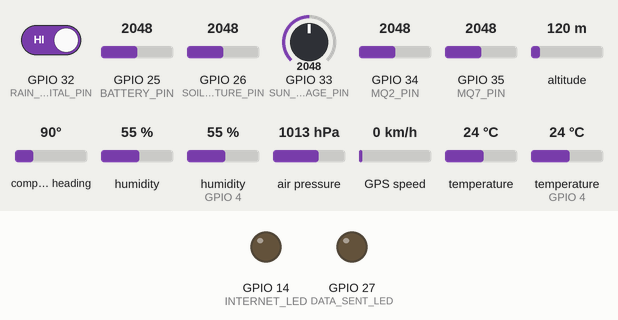
Bench run of a sketch on a simulated ESP32. Shown: output pins drawn as LEDs (lit = HIGH). Dashed ring = blinking. The test bench sets the inputs (shaded band); at power-on: altitude 120 m, GPIO 32 (RAIN_DIGITAL_PIN) HIGH, GPIO 25 (BATTERY_PIN) = 2048, GPIO 26 (SOIL_MOISTURE_PIN) = 2048, GPIO 33 (SUN_VOLTAGE_PIN) = 2048, GPIO 34 (MQ2_PIN) = 2048, GPIO 35 (MQ7_PIN) = 2048, compass heading 90°, humidity 55 %, humidity (sensor on GPIO 4) 55 %, air pressure 1013 hPa, GPS speed 0 km/h, temperature 24 °C, temperature (sensor on GPIO 4) 24 °C (analog values on the 0–4095 scale). WiFi joins after 1.5 s; servers stay silent unless stated; uploads are accepted with an empty reply; the local clock reads 2024-03-15 10:24:30 at power-on unless the sketch sets it; storage starts empty; random numbers use the default seed unless the sketch sets one; the GPS gets a fix after 3 s at 37.7749, -122.4194 with 8 satellites; what the sketch prints to the serial monitor is not drawn.

Above: at 0.1 s.
At 4.7 s:
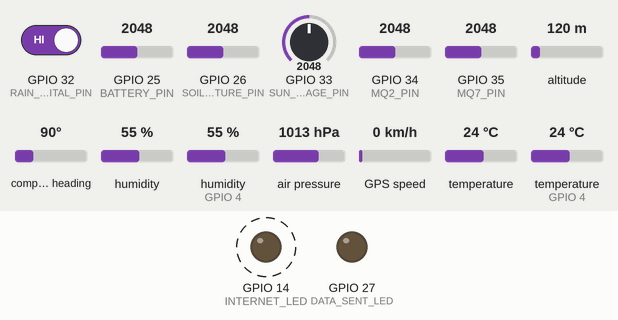
4.8 s: altitude set to 500 m
At 10.43 s:
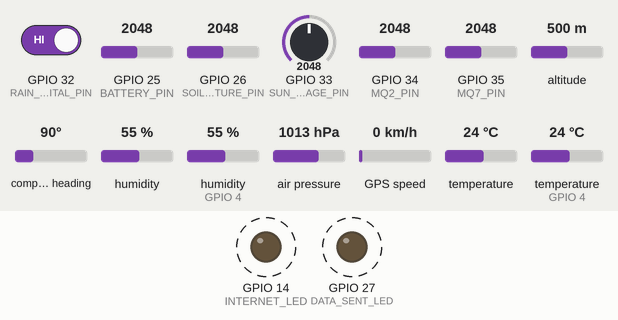
10.8 s: GPIO 32 (RAIN_DIGITAL_PIN) driven LOW
Timing chart, 0 to 22.8 s (numbered marks = the images above; inputs shaded):
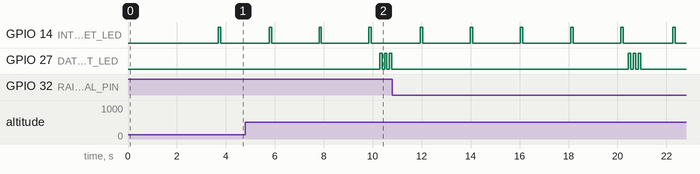

Measured:
- by itself, GPIO 14 (INTERNET_LED): alternates HIGH for 0.10 s and LOW for 1.9 s

The sketch:

GAIA_NEW.ino
```cpp
#include <Wire.h>
#include <Adafruit_Sensor.h>
#include <Adafruit_BME280.h>
#include <RTClib.h>
#include <TinyGPS++.h>
#include <HardwareSerial.h>
#include <DHT.h>
#include <SD.h>
#include <SPI.h>
#include <WiFi.h>
#include <HTTPClient.h>

// Sensor Configuration
Adafruit_BME280 bme;
RTC_DS3231 rtc;

#define DHTPIN 4
#define DHTTYPE DHT22
DHT dht(DHTPIN, DHTTYPE);

#define GPS_RX 16
#define GPS_TX 17
HardwareSerial gpsSerial(1);
TinyGPSPlus gps;

#define MQ2_PIN 34
#define MQ7_PIN 35
#define SUN_VOLTAGE_PIN 33
#define BATTERY_PIN 25
#define SOIL_MOISTURE_PIN 26
#define RAIN_DIGITAL_PIN 32

#define SD_CS 5
File dataFile;

#define SEALEVELPRESSURE_HPA (1013.25)
#define ADC_REF 3.3f
#define BATTERY_MAX_VOLTAGE 4.2f
#define BATTERY_MIN_VOLTAGE 3.0f

// Voltage Divider for Sunlight Sensor
#define R1 10000.0f
#define R2 10000.0f

#define INTERNET_LED 14
#define DATA_SENT_LED 27

// MQ Sensor Configuration
#define MQ_SAMPLES 10
#define MQ_BASELINE_TIME 5000
#define MQ2_RO_CLEAN_AIR 9.83
#define MQ7_RO_CLEAR_AIR 27.0
#define MQ2_RL 10.0
#define MQ7_RL 10.0

float temperature = 0, humidity = 0;
float mq2Baseline = 0.0, mq7Baseline = 0.0;
unsigned long lastSendTime = 0;
unsigned long lastLEDTime = 0;

const char* ssid = "Ceejay";
const char* password = "nopassword";

void setup() {
  Serial.begin(115200);
  Wire.begin(21, 22);
  analogReadResolution(12);
  analogSetAttenuation(ADC_11db);

  pinMode(INTERNET_LED, OUTPUT);
  pinMode(DATA_SENT_LED, OUTPUT);

  if (!rtc.begin()) {
    Serial.println("Couldn't find RTC");
    while (1);
  }

  initializeSensors();
  initializeSDCard();
  calibrateMQSensors();

  Serial.print("Connecting to WiFi...");
  WiFi.begin(ssid, password);
  while (WiFi.status() != WL_CONNECTED) {
    digitalWrite(INTERNET_LED, LOW);
    delay(500);
    Serial.print(".");
  }
  Serial.println(" Connected to WiFi.");
}

void loop() {
  while (gpsSerial.available()) {
    char c = gpsSerial.read();
    Serial.write(c);
    gps.encode(c);
    float latitude = gps.location.lat();
    float longitude = gps.location.lng();
  }

  DateTime now = rtc.now();

  // Read and average sensor values
  float bmeTemp = bme.readTemperature();
  float dhtTemp = dht.readTemperature();
  float bmeHum = bme.readHumidity();
  float dhtHum = dht.readHumidity();

  temperature = (bmeTemp + dhtTemp) / 2.0;
  humidity = (bmeHum + dhtHum) / 2.0;
  float atm_pressure = bme.readPressure() / 100.0F;

  // Calculate derived values
  float specificHumidity = computeSpecificHumidity(temperature, humidity, atm_pressure);
  float heat_index = dht.computeHeatIndex(temperature, humidity, false);
  float enthalpy = (1.006 * temperature) + (specificHumidity * (2501.0 + 1.86 * temperature));
  float dew_point = computeDewPoint(temperature, humidity);

  // Read environmental sensors
  int soilVal = analogRead(SOIL_MOISTURE_PIN);
  float soil_moisture = map(soilVal, 0, 4095, 0, 100);

  // Sun intensity
  int rawSun = analogRead(SUN_VOLTAGE_PIN);
  float vin = (rawSun * ADC_REF) / 4095.0;
  float vout = vin * ((R1 + R2) / R2);
  float sunlight_intensity = (vout / 7.0) * 100.0;

  // Read and calculate battery percentage
  int adcValue = 0;
  for(int i=0; i<10; i++) {
    adcValue += analogRead(BATTERY_PIN);
    delay(2);
  }
  adcValue /= 10;
  float voltage = (adcValue * 3.3 / 4095.0) * 2 * 1.02;
  float batteryPercent = getBatteryPercent(voltage);

  // Read and process MQ sensors
  float mq2Raw = smoothAnalogRead(MQ2_PIN, 5);
  float mq7Raw = smoothAnalogRead(MQ7_PIN, 5);
  float mq2PPM = mq2ToPPM(mq2Raw);
  float mq7PPM = mq7ToPPM(mq7Raw);

  bool raining = digitalRead(RAIN_DIGITAL_PIN) == LOW;

  // Simulated wind data
  float wind_speed = random(0, 10) / 2.5;
  int wind_direction = random(0, 360);

  // Timestamp
  char timestamp[16];
  sprintf(timestamp, "%02d:%02d:%02d", now.hour(), now.minute(), now.second());

  // Debug output
  static unsigned long lastDebug = 0;
  if (millis() - lastDebug >= 5000) {
    printSensorData(timestamp, temperature, humidity, atm_pressure, specificHumidity,
                   heat_index, enthalpy, dew_point, soil_moisture, sunlight_intensity,
                   batteryPercent, mq2PPM, mq7PPM, raining, gps.location.lat(), gps.location.lng(),
                   wind_speed, wind_direction);
    lastDebug = millis();
  }

  // LED heartbeat
  unsigned long currentMillis = millis();
  if (currentMillis - lastLEDTime >= 2000) {
    digitalWrite(INTERNET_LED, HIGH);
    delay(100);
    digitalWrite(INTERNET_LED, LOW);
    lastLEDTime = currentMillis;
  }

  // Data transmission
  if (currentMillis - lastSendTime >= 10000) {
    saveToSD(timestamp, temperature, humidity, atm_pressure, heat_index, enthalpy,
             dew_point, soil_moisture, sunlight_intensity, mq2PPM, mq7PPM,
             raining, gps.location.lat(), gps.location.lng(), wind_speed, wind_direction, batteryPercent);

    if (sendDataToServer(timestamp, temperature, humidity, atm_pressure, heat_index,
                        enthalpy, dew_point, soil_moisture, sunlight_intensity,
                        mq2PPM, mq7PPM, raining, gps.location.lat(), gps.location.lng(), wind_speed,
                        wind_direction, batteryPercent)) {
      blinkLED(DATA_SENT_LED, 3, 100);
    }
    lastSendTime = currentMillis;
  }
}

// ====================== BATTERY FUNCTIONS ======================
float getBatteryPercent(float voltage) {
  // Li-ion battery range (3.0V-4.2V)
  voltage = constrain(voltage, 3.0, 4.2);
  return (voltage - 3.0) / (4.2 - 3.0) * 100.0;
}

// ====================== SENSOR FUNCTIONS ======================
void initializeSensors() {
  if (!bme.begin(0x76)) Serial.println("BME280 failed!");
  dht.begin();
  gpsSerial.begin(9600, SERIAL_8N1, GPS_RX, GPS_TX);
  pinMode(RAIN_DIGITAL_PIN, INPUT);
}

void calibrateMQSensors() {
  Serial.println("Calibrating MQ sensors...");
  float mq2Sum = 0, mq7Sum = 0;
  for (int i = 0; i < MQ_SAMPLES; i++) {
    mq2Sum += smoothAnalogRead(MQ2_PIN, 5);
    mq7Sum += smoothAnalogRead(MQ7_PIN, 5);
    delay(100);
  }
  mq2Baseline = mq2Sum / MQ_SAMPLES;
  mq7Baseline = mq7Sum / MQ_SAMPLES;
  Serial.printf("MQ-2 Baseline: %.1f | MQ-7 Baseline: %.1f\n", mq2Baseline, mq7Baseline);
}

float smoothAnalogRead(int pin, int samples) {
  float sum = 0;
  for (int i = 0; i < samples; i++) {
    sum += analogRead(pin);
    delay(10);
  }
  return sum / samples;
}

float mq2ToPPM(float rawValue) {
  float sensorVoltage = (rawValue / 4095.0) * ADC_REF;
  float rs = (5.0 - sensorVoltage) / sensorVoltage * MQ2_RL;
  float ratio = rs / MQ2_RO_CLEAN_AIR;
  return 1000 * pow(10, (log10(ratio) - 0.48) / -0.28); // LPG PPM
}

float mq7ToPPM(float rawValue) {
  float sensorVoltage = (rawValue / 4095.0) * ADC_REF;
  float rs = (5.0 - sensorVoltage) / sensorVoltage * MQ7_RL;
  float ratio = rs / MQ7_RO_CLEAR_AIR;
  return 1000 * pow(10, (log10(ratio) - 0.72) / -0.34); // CO PPM
}

// ====================== ENVIRONMENTAL CALCULATIONS ======================
float computeSpecificHumidity(float tempC, float relHumidity, float pressure) {
  float Psat = 0.61094 * exp((17.625 * tempC) / (tempC + 243.04));
  float Pv = (relHumidity / 100.0) * Psat;
  return 0.622 * Pv / (pressure - Pv);
}

float computeDewPoint(float tempC, float humidity) {
  const float a = 17.62, b = 243.12;
  float gamma = (a * tempC) / (b + tempC) + log(humidity / 100.0);
  return (b * gamma) / (a - gamma);
}

// ====================== DATA LOGGING & TRANSMISSION ======================
void initializeSDCard() {
  if (!SD.begin(SD_CS)) Serial.println("SD Card failed!");
  else {
    if (!SD.exists("data.csv")) {
      dataFile = SD.open("data.csv", FILE_WRITE);
      dataFile.println("Time,Temp,Humidity,Pressure,SpecificHumidity,HeatIndex,Enthalpy,DewPoint,Soil%,Sunlight%,Battery%,MQ2_PPM,MQ7_PPM,Rain,Lat,Long,WindSpd,WindDir");
      dataFile.close();
    }
  }
}

void saveToSD(String time, float temp, float hum, float pressure, float heatIndex,
              float enthalpy, float dewPoint, float soilMoisture, float sunlight,
              float mq2PPM, float mq7PPM, bool rainStatus, float lat, float lng,
              float windSpd, int windDir, float batteryPct) {
  dataFile = SD.open("data.csv", FILE_APPEND);
  if (dataFile) {
    dataFile.printf("%s,%.2f,%.2f,%.2f,%.6f,%.2f,%.2f,%.2f,%.2f,%.2f,%.2f,%.2f,%s,%.6f,%.6f,%.2f,%d\n",
                    time.c_str(), temp, hum, pressure, computeSpecificHumidity(temp, hum, pressure),
                    heatIndex, enthalpy, dewPoint, soilMoisture, sunlight, batteryPct,
                    mq2PPM, mq7PPM, rainStatus ? "Rain" : "Dry", lat, lng, windSpd, windDir);
    dataFile.close();
  }
}

bool sendDataToServer(String time, float temp, float hum, float pressure, float heatIndex,
                      float enthalpy, float dewPoint, float soilMoisture, float sunlight,
                      float mq2PPM, float mq7PPM, bool rainStatus, float lat, float lng,
                      float windSpd, int windDir, float batteryPct) {
  if (WiFi.status() == WL_CONNECTED) {
    HTTPClient http;
    http.begin("https://api.gaiathonfuta.online/model/modeldata/create/");
    http.addHeader("Content-Type", "application/json");

    String payload = "{";
    payload += "\"Time\":\"" + time + "\",";
    payload += "\"temperature\":" + String(temp, 2) + ",";
    payload += "\"humidity\":" + String(hum, 2) + ",";
    payload += "\"atm_pressure\":" + String(pressure, 2) + ",";
    payload += "\"specific_humidity\":" + String(computeSpecificHumidity(temp, hum, pressure), 6) + ",";
    payload += "\"heat_index\":" + String(heatIndex, 2) + ",";
    payload += "\"enthalpy\":" + String(enthalpy, 2) + ",";
    payload += "\"dew_point\":" + String(dewPoint, 2) + ",";
    payload += "\"soil_moisture\":" + String(soilMoisture, 2) + ",";
    payload += "\"sunlight_intensity\":" + String(sunlight, 2) + ",";
    payload += "\"battery_percentage\":" + String(batteryPct, 1) + ","; // Changed to percentage
    payload += "\"pollution_level\":" + String(mq2PPM, 2) + ",";
    payload += "\"co_level\":" + String(mq7PPM, 2) + ",";
    payload += "\"raining\":\"" + String(rainStatus ? "Rain" : "Dry") + "\",";
    payload += "\"latitude\":" + String(lat, 5) + ",";
    payload += "\"longitude\":" + String(lng, 5) + ",";
    payload += "\"wind_speed\":" + String(windSpd, 2) + ",";
    payload += "\"wind_direction\":" + String(windDir);
    payload += "}";

    int responseCode = http.POST(payload);
    http.end();
    return responseCode == 200 || responseCode == 201;
  }
  return false;
}

// ====================== UTILITIES ======================
void printSensorData(String time, float temp, float hum, float pressure, float specHum,
                    float heatIdx, float enthalpy, float dewPt, float soil, float sun,
                    float batt, float mq2, float mq7, bool rain, float lat, float lng,
                    float windSpd, int windDir) {
  Serial.println("\n===== SENSOR DATA =====");
  Serial.printf("Time: %s\n", time.c_str());
  Serial.printf("Temperature: %.2f C\n", temp);
  Serial.printf("Humidity: %.2f %%\n", hum);
  Serial.printf("Pressure: %.2f hPa\n", pressure);
  Serial.printf("Specific Humidity: %.6f kg/kg\n", specHum);
  Serial.printf("Heat Index: %.2f C\n", heatIdx);
  Serial.printf("Enthalpy: %.2f kJ/kg\n", enthalpy);
  Serial.printf("Dew Point: %.2f C\n", dewPt);
  Serial.printf("Soil Moisture: %.2f %%\n", soil);
  Serial.printf("Sunlight: %.2f %%\n", sun);
  Serial.printf("Battery: %.1f %%\n", batt); // Now shows percentage
  Serial.printf("MQ-2 (Pollution): %.2f PPM\n", mq2);
  Serial.printf("MQ-7 (CO): %.2f PPM\n", mq7);
  Serial.printf("Rain: %s\n", rain ? "Yes" : "No");
  Serial.printf("GPS: %.6f, %.6f\n", lat, lng);
  Serial.printf("Wind: %.2f km/h @ %d°\n", windSpd, windDir);
  Serial.println("========================");
}

void blinkLED(int pin, int count, int delayMs) {
  for (int i = 0; i < count; i++) {
    digitalWrite(pin, HIGH);
    delay(delayMs);
    digitalWrite(pin, LOW);
    delay(delayMs);
  }
}
```
